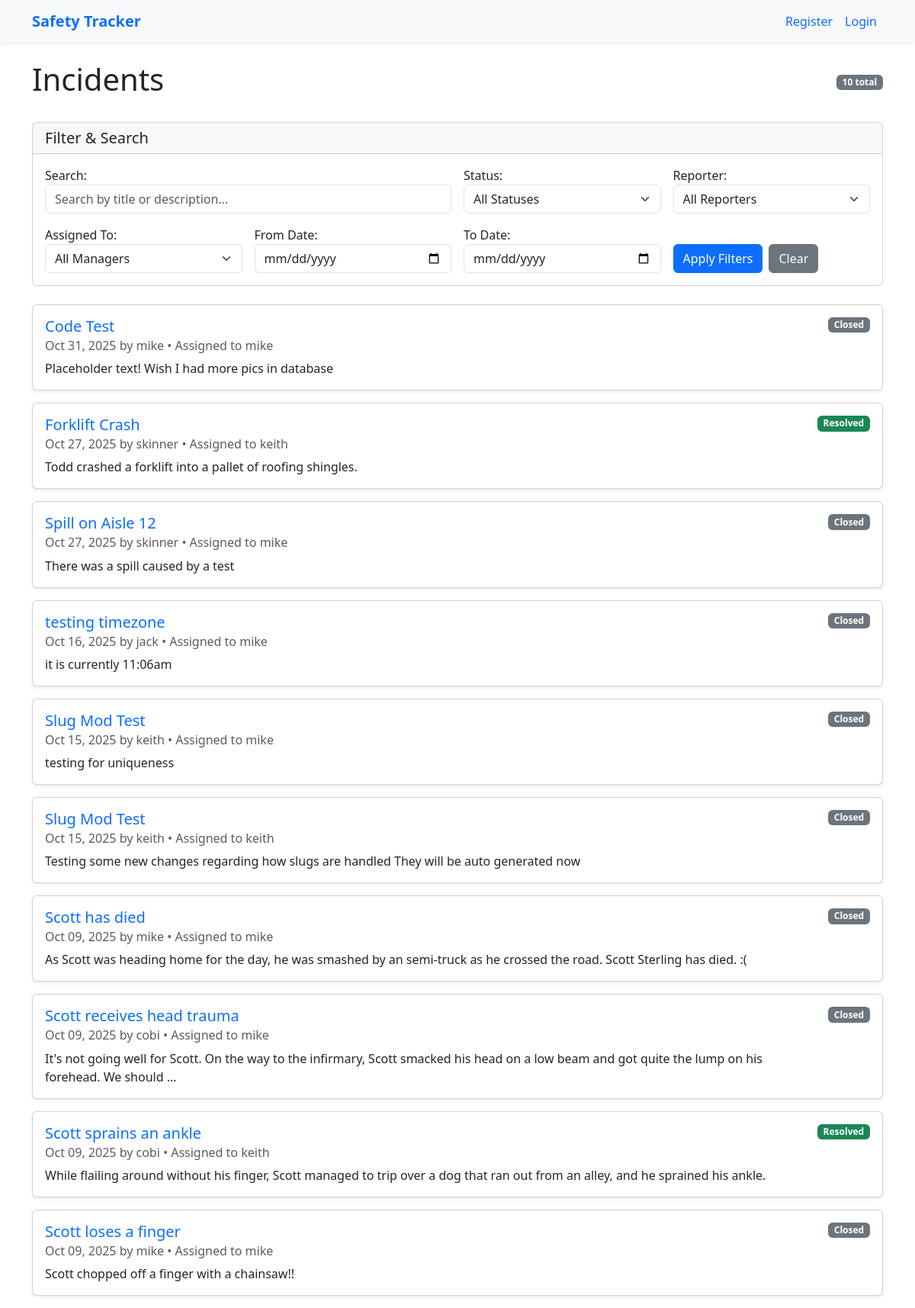
/incident_reporter/, run on the app's committed database.
### incident_reporter/models.py (models this page shows, shortened)
class Incident(models.Model):
    STATUS_CHOICES = [
        ('new', 'New'),
        ('in_progress', 'In Progress'),
        ('resolved', 'Resolved'),
        ('closed', 'Closed'),
    ]
    title = models.CharField(max_length=75)
    body = models.TextField()
    slug = models.SlugField(unique=True)
    date = models.DateTimeField(auto_now_add=True)
    banner = models.ImageField(default='fallback.jpg', blank=True)
    reporter = models.ForeignKey(User, on_delete=models.CASCADE, null=True, blank=True, related_name='reported_incidents')
    status = models.CharField(max_length=20, choices=STATUS_CHOICES, default='new')
    assigned_to = models.ForeignKey(User, on_delete=models.SET_NULL, null=True, blank=True, related_name='assigned_incidents')
    class Meta:
        ordering = ['-date']

### incident_reporter/views.py (the view)
# urls.py: path('', views.incident_list, name='list'),
def incident_list(request):
    incidents = Incident.objects.all().order_by('-date')
    filter_form = forms.IncidentFilterForm(request.GET)
    if filter_form.is_valid():
        search = filter_form.cleaned_data.get('search')
        status = filter_form.cleaned_data.get('status')
        reporter = filter_form.cleaned_data.get('reporter')
        assigned_to = filter_form.cleaned_data.get('assigned_to')
        date_from = filter_form.cleaned_data.get('date_from')
        date_to = filter_form.cleaned_data.get('date_to')
        if search:
            incidents = incidents.filter(
                Q(title__icontains=search) | Q(body__icontains=search)
            )
        if status:
            incidents = incidents.filter(status=status)
        if reporter:
            incidents = incidents.filter(reporter=reporter)
        if assigned_to:
            incidents = incidents.filter(assigned_to=assigned_to)
        if date_from:
            incidents = incidents.filter(date__gte=date_from)
        if date_to:
            date_to_end = datetime.combine(date_to, datetime.max.time())
            incidents = incidents.filter(date__lte=date_to_end)
    context = {
        'incident': incidents,
        'filter_form': filter_form,
        'total_count': incidents.count(),
    }
    return render(request, 'incident_reporter/incident_list.html', context)

### incident_reporter/context_processors.py (called while the page is built)
def unread_notifications(request):
    if request.user.is_authenticated:
        unread_count = Notification.objects.filter(user=request.user, is_read=False).count()
        return {'unread_notifications_count': unread_count}
    return {'unread_notifications_count': 0}

### incident_reporter/templates/incident_reporter/incident_list.html (shortened to what this page needs)
{% extends 'layout.html' %}
{% block content %}
<section>
    <div class="d-flex justify-content-between align-items-center mb-4">
        <h1>Incidents</h1>
        <span class="badge bg-secondary">{{ total_count }} total</span>
    </div>
    <div class="card mb-4">
        <div class="card-header">
            <h5 class="mb-0">Filter & Search</h5>
        </div>
        <div class="card-body">
            <form method="get" action="{% url 'incident:list' %}">
                <div class="row g-3">
                    <div class="col-md-6">
                        {{ filter_form.search.label_tag }}
                        {{ filter_form.search }}
                    </div>
                    <div class="col-md-3">
                        {{ filter_form.status.label_tag }}
                        {{ filter_form.status }}
                    </div>
                    <div class="col-md-3">
                        {{ filter_form.reporter.label_tag }}
                        {{ filter_form.reporter }}
                    </div>
                    <div class="col-md-3">
                        {{ filter_form.assigned_to.label_tag }}
                        {{ filter_form.assigned_to }}
                    </div>
                    <div class="col-md-3">
                        {{ filter_form.date_from.label_tag }}
                        {{ filter_form.date_from }}
                    </div>
                    <div class="col-md-3">
                        {{ filter_form.date_to.label_tag }}
                        {{ filter_form.date_to }}
                    </div>
                    <div class="col-md-3 d-flex align-items-end">
                        <button type="submit" class="btn btn-primary me-2">Apply Filters</button>
                        <a href="{% url 'incident:list' %}" class="btn btn-secondary">Clear</a>
                    </div>
                </div>
            </form>
        </div>
    </div>
    {% for i in incident %}
        <div class="card mb-3 shadow-sm">
            <div class="card-body">
                <div class="d-flex justify-content-between align-items-start">
                    <div class="flex-grow-1">
                        <h5 class="card-title">
                            <a href="{% url 'incident:page' slug=i.slug %}" class="text-primary text-decoration-none">
                                {{ i.title }}
                            </a>
                        </h5>
                        <h6 class="card-subtitle mb-2 text-muted">
                            {{ i.date|date:"M d, Y" }} by {{ i.reporter.username }}
                            {% if i.assigned_to %}
                                • Assigned to {{ i.assigned_to.username }}
                            {% endif %}
                        </h6>
                        <p class="card-text">{{ i.body|truncatewords:30 }}</p>
                    </div>
                    <span class="badge ms-3
                        {% if i.status == 'new' %}bg-warning text-dark
                        {% elif i.status == 'in_progress' %}bg-info text-dark
                        {% elif i.status == 'resolved' %}bg-success
                        {% elif i.status == 'closed' %}bg-secondary
                        {% endif %}">
                        {{ i.get_status_display }}
                    </span>
                </div>
            </div>
        </div>
    {% empty %}
        <div class="alert alert-info">
            No incidents found matching your filters.
        </div>
    {% endfor %}
</section>
{% endblock %}

### data on the page
Incident: title "Code Test", date "Oct 31, 2025", reporter.username "mike", assigned_to.username "mike", body "Placeholder text! Wish I had more pics in database", status "Closed"
Incident: title "Forklift Crash", date "Oct 27, 2025", reporter.username "skinner", assigned_to.username "keith", body "Todd crashed a forklift into a pallet of roofing shingles.", status "Resolved"
Incident: title "Spill on Aisle 12", date "Oct 27, 2025", reporter.username "skinner", assigned_to.username "mike", body "There was a spill caused by a test", status "Closed"
Incident: title "testing timezone", date "Oct 16, 2025", reporter.username "jack", assigned_to.username "mike", body "it is currently 11:06am", status "Closed"
Incident: title "Slug Mod Test", date "Oct 15, 2025", reporter.username "keith", assigned_to.username "mike", body "testing for uniqueness", status "Closed"
Incident: title "Slug Mod Test", date "Oct 15, 2025", reporter.username "keith", assigned_to.username "keith", body "Testing some new changes regarding how slugs are handled They will be auto generated now", status "Closed"
Incident: title "Scott has died", date "Oct 09, 2025", reporter.username "mike", assigned_to.username "mike", body "As Scott was heading home for the day, he was smashed by an semi-truck as he crossed the road. Scott Sterling has died. :(", status "Closed"
Incident: title "Scott receives head trauma", date "Oct 09, 2025", reporter.username "cobi", assigned_to.username "mike", body "It's not going well for Scott. On the way to the infirmary, Scott smacked his head on a low beam and got quite the lump on his forehead. We should …", status "Closed"
Incident: title "Scott sprains an ankle", date "Oct 09, 2025", reporter.username "cobi", assigned_to.username "keith", body "While flailing around without his finger, Scott managed to trip over a dog that ran out from an alley, and he sprained his ankle.", status "Resolved"
Incident: title "Scott loses a finger", date "Oct 09, 2025", reporter.username "mike", assigned_to.username "mike", body "Scott chopped off a finger with a chainsaw!!", status "Closed"

### other printed values
{{ total_count }} "10"
{{ filter_form.search.label_tag }} "Search:"
{{ filter_form.status.label_tag }} "Status:"
{{ filter_form.reporter.label_tag }} "Reporter:"
{{ filter_form.assigned_to.label_tag }} "Assigned To:"
{{ filter_form.date_from.label_tag }} "From Date:"
{{ filter_form.date_to.label_tag }} "To Date:"
